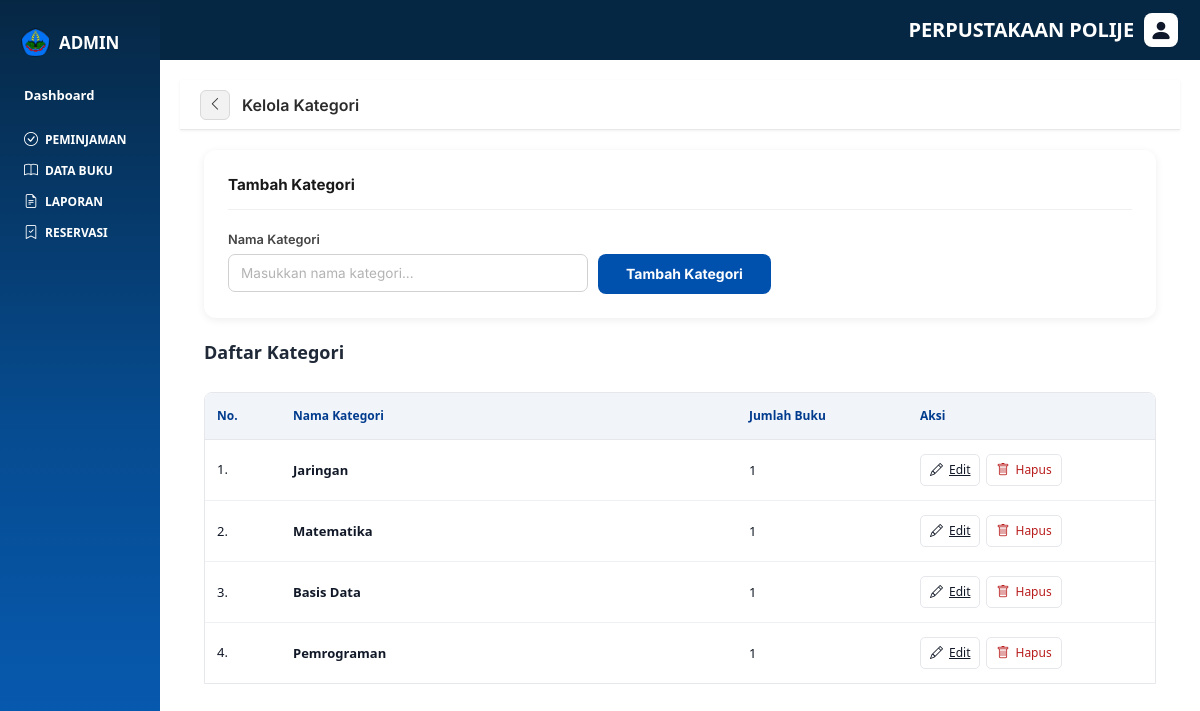
/admin/index.php?menu=kategori, run on the app's committed database.
### tables this page shows
CREATE TABLE kategori (
    id_kategori INT AUTO_INCREMENT PRIMARY KEY,
    nama_kategori VARCHAR(100) NOT NULL UNIQUE,
    created_at TIMESTAMP NULL DEFAULT CURRENT_TIMESTAMP,
    updated_at TIMESTAMP NULL DEFAULT CURRENT_TIMESTAMP ON UPDATE CURRENT_TIMESTAMP
);

### controllers/KategoriController.php (called while the page is built, shortened)
<?php
require_once __DIR__ . '/../models/Kategori.php';
class KategoriController
{
    private $model;
    public function __construct()
    {
        $this->model = new Kategori();
    }
    public function index()
    {
        $editId = isset($_GET['edit']) ? (int) $_GET['edit'] : 0;
        $editKategori = $editId > 0 ? $this->model->find($editId) : null;
        $data = [
            'kategoriList' => $this->model->all(),
            'editKategori' => $editKategori,
            'errorsKategori' => $_SESSION['errors_kategori'] ?? [],
            'successKategori' => $_SESSION['success_kategori'] ?? '',
            'oldKategori' => $_SESSION['old_kategori'] ?? ['nama_kategori' => '']
        ];
        return $data;
    }
}
if (!function_exists('eKategori')) {
    function eKategori($value)
    {
        return htmlspecialchars((string) $value, ENT_QUOTES, 'UTF-8');
    }
}

### models/Kategori.php (called while the page is built, shortened)
<?php
require_once __DIR__ . '/../config/database.php';
class Kategori
{
    private $conn;
    public function __construct()
    {
        $this->conn = (new Database())->getConnection();
    }
    public function all()
    {
        $sql = "SELECT k.id_kategori, k.nama_kategori, COUNT(b.id_buku) AS jumlah_buku
                FROM kategori k
                LEFT JOIN buku b ON b.id_kategori = k.id_kategori
                GROUP BY k.id_kategori, k.nama_kategori
                ORDER BY k.id_kategori DESC";
        $result = $this->conn->query($sql);
        $data = [];
        while ($row = $result->fetch_assoc()) {
            $data[] = $row;
        }
        return $data;
    }
}

### config/database.php (called while the page is built, shortened)
<?php
class Database {
    private $host = 'localhost';
    private $user = 'root';
    private $password = '';
    private $db = 'db_perpustakaan';
    public $conn;
    public function __construct() {
        $this->conn = null;
        try {
            $this->conn = new mysqli(
                $this->host,
                $this->user,
                $this->password,
                $this->db
            );
            $this->conn->set_charset('utf8mb4');
        } catch (Exception $e) {
            die($e->getMessage());
        }
    }
    public function getConnection() {
        return $this->conn;
    }
}
?>

### admin/pages/kategori.php (the view, shortened to what this page needs)
<?php
require_once __DIR__ . '/../../controllers/KategoriController.php';
$kategoriController = new KategoriController();
extract($kategoriController->index(), EXTR_SKIP);
$sedangEdit = !empty($editKategori);
$namaForm = $sedangEdit ? $editKategori['nama_kategori'] : ($oldKategori['nama_kategori'] ?? '');
?>
<section class="databuku-page">
    <div class="breadcrumb-bar" style="margin: -18px -24px 20px;">
        <a href="?menu=databuku" class="breadcrumb-back-btn">
            <i class="bi bi-chevron-left"></i>
        </a>
        <span class="breadcrumb-title">Kelola Kategori</span>
    </div>
    <div class="panel-card">
        <div class="panel-title"><?= $sedangEdit ? 'Edit Kategori' : 'Tambah Kategori'; ?></div>
        <form
            method="post"
            action="<?= $sedangEdit ? 'actions/kategori/update.php' : 'actions/kategori/store.php'; ?>"
            class="kategori-form"
        >
            <label class="form-label-custom" for="nama_kategori">Nama Kategori</label>
            <div class="kategori-form-row">
                <input
                    class="form-input-custom"
                    id="nama_kategori"
                    name="nama_kategori"
                    type="text"
                    value="<?= eKategori($namaForm); ?>"
                    placeholder="Masukkan nama kategori..."
                    required
                >
                <button type="submit" class="btn-tambahkan">
                    <?= $sedangEdit ? 'Simpan Edit' : 'Tambah Kategori'; ?>
                </button>
            </div>
        </form>
    </div>
    <div class="databuku-header">
        <h1>Daftar Kategori</h1>
    </div>
    <div class="databuku-table-wrap">
        <table class="databuku-table kategori-table">
            <colgroup>
                <col style="width: 8%;">
                <col style="width: 48%;">
                <col style="width: 18%;">
                <col style="width: 26%;">
            </colgroup>
            <thead>
                <tr>
                    <th>No.</th>
                    <th>Nama Kategori</th>
                    <th>Jumlah Buku</th>
                    <th>Aksi</th>
                </tr>
            </thead>
            <tbody>
                <?php if (empty($kategoriList)): ?>
                    <tr>
                        <td colspan="4" class="databuku-empty">Belum ada kategori.</td>
                    </tr>
                <?php else: ?>
                    <?php foreach ($kategoriList as $index => $kategori): ?>
                        <tr>
                            <td><?= $index + 1; ?>.</td>
                            <td><?= eKategori($kategori['nama_kategori']); ?></td>
                            <td><?= (int) $kategori['jumlah_buku']; ?></td>
                            <td class="databuku-actions">
                                <a href="?menu=kategori&edit=<?= (int) $kategori['id_kategori']; ?>" class="btn-table-action">
                                    <i class="bi bi-pencil"></i>
                                    <span>Edit</span>
                                </a>
                                <form
                                    method="post"
                                    action="actions/kategori/delete.php"
                                    class="databuku-delete-form"
                                    onsubmit="return confirm('Yakin ingin menghapus kategori ini?')"
                                >
                                    <button type="submit" class="btn-table-action btn-delete-book">
                                        <i class="bi bi-trash"></i>
                                        <span>Hapus</span>
                                    </button>
                                </form>
                            </td>
                        </tr>
                    <?php endforeach; ?>
                <?php endif; ?>
            </tbody>
        </table>
    </div>
</section>

### public/css/databuku.css (style rules this page uses)
.databuku-page, .databuku-page * { box-sizing: border-box; }
body { margin: 0; background: #f3f4f6; font-family: Arial, sans-serif; color: #1f2937; }
:root { --sidebar-width: 160px; --topbar-height: 60px; }
.databuku-page { width: 100%; max-width: none; min-height: calc(100vh - var(--topbar-height) - 40px); margin: 0; padding: 18px 24px 28px; background: transparent; color: #0f172a; }
.databuku-header { display: flex; align-items: center; min-height: 38px; margin-bottom: 20px; }
.databuku-header h1 { margin: 0; font-size: 18px; line-height: 1.2; font-weight: 700; color: #1f2937; }
.databuku-table-wrap { width: 100%; overflow-x: hidden; border: 1px solid #e5e7eb; border-radius: 8px 8px 0 0; }
.databuku-table { width: 100%; border-collapse: collapse; table-layout: fixed; background: #ffffff; }
.databuku-table thead tr { background: #f1f4f8; }
.databuku-table th { padding: 14px 12px; border-bottom: 1px solid #e5e7eb; color: #003b8e; font-size: 12px; font-weight: 700; text-align: left; white-space: nowrap; }
.databuku-table td { padding: 14px 12px; border-bottom: 1px solid #eef0f3; color: #111827; font-size: 13px; vertical-align: middle; overflow: hidden; text-overflow: ellipsis; }
.databuku-table tbody tr:last-child td { border-bottom: 0; }
.databuku-table td:nth-child(2), .databuku-table td:nth-child(3), .databuku-table td:nth-child(4), .databuku-table td:nth-child(6) { white-space: normal; line-height: 1.15; }
.databuku-actions { display: flex; align-items: center; gap: 6px; white-space: nowrap; overflow: hidden !important; }
.databuku-delete-form { display: flex; flex: 0 0 auto; margin: 0; }
.btn-table-action { flex: 0 0 auto; height: 32px; padding: 0 9px; border: 1px solid #e5e7eb; border-radius: 5px; display: inline-flex; align-items: center; gap: 6px; background: #ffffff; color: #111827; font-size: 12px; cursor: pointer; }
.btn-delete-book { color: #b91c1c; }
.btn-table-action i { font-size: 13px; }

### public/css/tambah.css (style rules this page uses)
*, *::before, *::after { box-sizing: border-box; -webkit-font-smoothing: antialiased; }
body { margin: 0; background-color: #e8eaf0; font-family: 'Inter-Regular', Helvetica, sans-serif; }
.breadcrumb-bar { background-color: #fff; border-bottom: 1px solid #e8e8e8; height: 50px; display: flex; align-items: center; padding: 0 1.25rem; gap: 0.75rem; box-shadow: 0 1px 3px rgba(0,0,0,0.06); }
.breadcrumb-back-btn { width: 30px; height: 30px; background-color: #f2f2f2; border: 1px solid #d9d9d9; border-radius: 6px; display: flex; align-items: center; justify-content: center; color: #333; font-size: 0.9rem; cursor: pointer; text-decoration: none; transition: background 0.15s; flex-shrink: 0; }
.breadcrumb-title { font-family: 'Inter-SemiBold', Helvetica, sans-serif; font-size: 1rem; color: #2b2b2b; }
.panel-card { background-color: #fff; border-radius: 12px; box-shadow: 0 2px 8px rgba(0,0,0,0.07); padding: 1.5rem; margin-bottom: 1rem; }
.panel-title { font-family: 'Inter-Bold', Helvetica, sans-serif; font-size: 0.95rem; color: #191919; margin-bottom: 1.25rem; padding-bottom: 0.75rem; border-bottom: 1px solid #f0f0f0; }
.form-label-custom { font-family: 'Inter-SemiBold', Helvetica, sans-serif; font-size: 0.8rem; color: #444; display: block; margin-bottom: 0.3rem; }
.form-input-custom { width: 100%; height: 38px; border: 1.5px solid #d1d1d1; border-radius: 7px; padding: 0 0.75rem; font-family: 'Inter-Regular', Helvetica, sans-serif; font-size: 0.85rem; color: #333; background: #fff; outline: none; margin-bottom: 1rem; transition: border-color 0.15s, box-shadow 0.15s; }
.form-input-custom::placeholder { color: #b3b3b3; }
.btn-tambahkan { height: 40px; padding: 0 1.75rem; background-color: #0050ad; border: none; border-radius: 8px; font-family: 'Inter-Bold', Helvetica, sans-serif; font-size: 0.875rem; color: #fff; cursor: pointer; transition: background 0.15s, transform 0.1s; }

### public/css/kategori.css (style rules this page uses)
.kategori-form-row { display: flex; align-items: flex-start; gap: 10px; }
.kategori-form-row .form-input-custom { max-width: 360px; margin-bottom: 0; }
.kategori-table td:nth-child(2) { font-weight: 600; }

### data on the page
kategori: nama_kategori "Jaringan", jumlah_buku "1"
kategori: nama_kategori "Matematika", jumlah_buku "1"
kategori: nama_kategori "Basis Data", jumlah_buku "1"
kategori: nama_kategori "Pemrograman", jumlah_buku "1"
